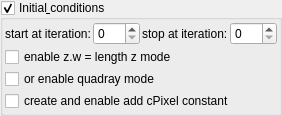
    <widget class="MyGroupBox" name="groupCheck_transf_function_enabledC_false">
     <property name="title">
      <string>Initial&amp; conditions</string>
     </property>
     <property name="checkable">
      <bool>true</bool>
     </property>
     <layout class="QVBoxLayout" name="verticalLayout_22" stretch="0,0,0,0">
      <property name="spacing">
       <number>2</number>
      </property>
      <property name="leftMargin">
       <number>2</number>
      </property>
      <property name="topMargin">
       <number>2</number>
      </property>
      <property name="rightMargin">
       <number>2</number>
      </property>
      <property name="bottomMargin">
       <number>2</number>
      </property>
      <item>
       <layout class="QGridLayout" name="gridLayout_74">
        <property name="spacing">
         <number>2</number>
        </property>
        <item row="0" column="0">
         <widget class="QLabel" name="label_261">
          <property name="text">
           <string>start at iteration:</string>
          </property>
         </widget>
        </item>
        <item row="0" column="3">
         <widget class="MySpinBox" name="spinboxInt_transf_stop_iterations_D1">
          <property name="sizePolicy">
           <sizepolicy hsizetype="Minimum" vsizetype="Maximum">
            <horstretch>0</horstretch>
            <verstretch>0</verstretch>
           </sizepolicy>
          </property>
          <property name="maximum">
           <number>999</number>
          </property>
         </widget>
        </item>
        <item row="0" column="1">
         <widget class="MySpinBox" name="spinboxInt_transf_start_iterations_D">
          <property name="sizePolicy">
           <sizepolicy hsizetype="Minimum" vsizetype="Maximum">
            <horstretch>0</horstretch>
            <verstretch>0</verstretch>
           </sizepolicy>
          </property>
          <property name="maximum">
           <number>999</number>
          </property>
         </widget>
        </item>
        <item row="0" column="2">
         <widget class="QLabel" name="label_262">
          <property name="text">
           <string>stop at iteration:</string>
          </property>
         </widget>
        </item>
       </layout>
      </item>
      <item>
       <widget class="MyCheckBox" name="checkBox_transf_function_enabledE_false">
        <property name="text">
         <string>enable z.w = length z mode</string>
        </property>
       </widget>
      </item>
      <item>
       <widget class="MyCheckBox" name="checkBox_transf_function_enabledF_false">
        <property name="text">
         <string>or enable quadray mode</string>
        </property>
       </widget>
      </item>
      <item>
       <widget class="MyCheckBox" name="checkBox_transf_addCpixel_enabled_false">
        <property name="text">
         <string notr="true">create and enable add cPixel constant</string>
        </property>
       </widget>
      </item>
     </layout>
    </widget>
